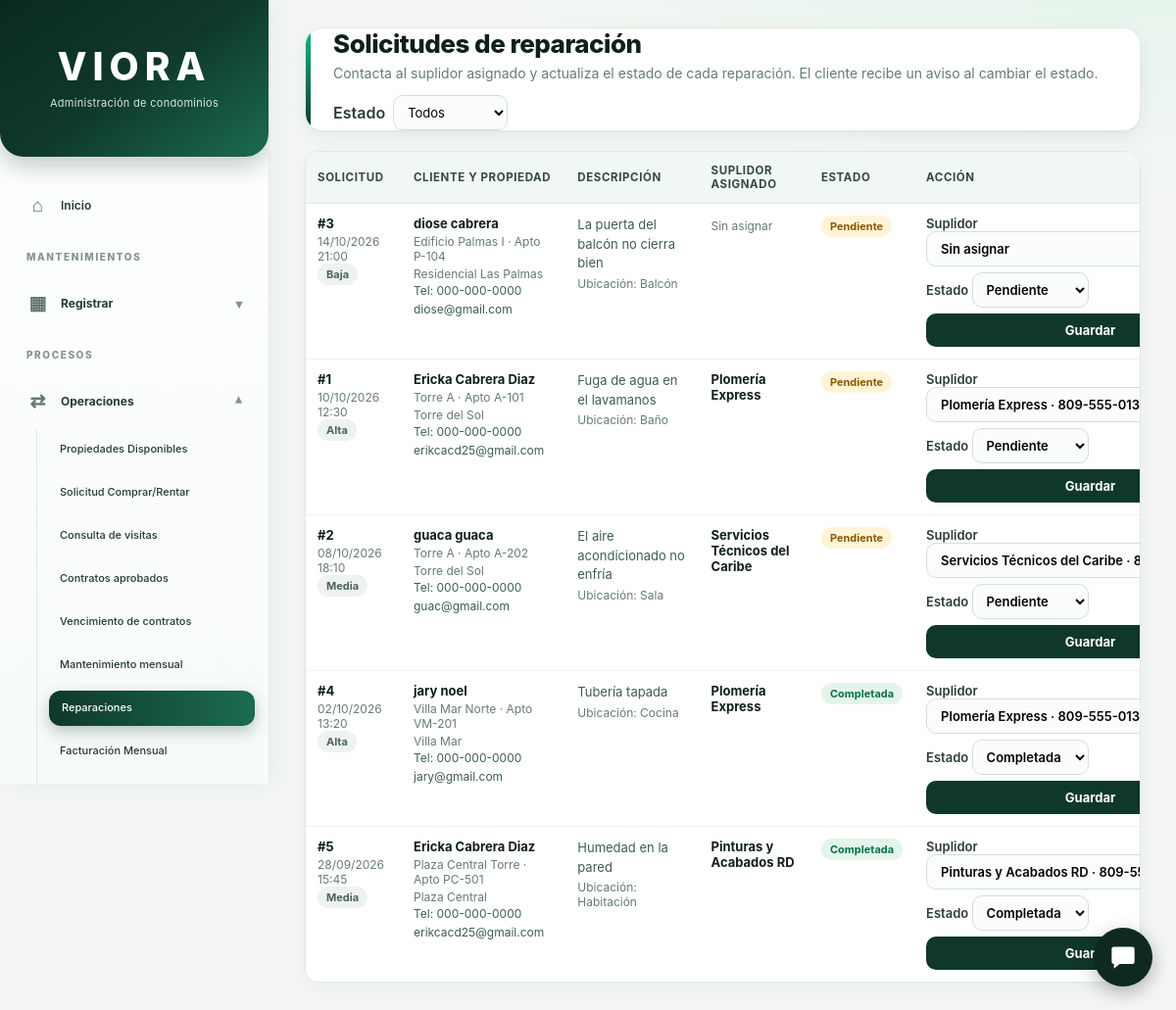
Screenshot of /Viora/mantenimientos/reparaciones.php (signed in) with the database file from the repository.
### tables this page shows
CREATE TABLE `solicitud_mantenimiento` (
  `id_solicitudes` bigint(20) NOT NULL,
  `apartamento_id` bigint(20) NOT NULL,
  `persona_id` bigint(20) NOT NULL,
  `suplidor_id` bigint(20) DEFAULT NULL,
  `descripcion` text NOT NULL,
  `ubicacion` varchar(150) DEFAULT NULL,
  `prioridad` varchar(30) DEFAULT 'Media',
  `estado` varchar(30) DEFAULT 'Pendiente',
  `fecha_solicitud` timestamp NOT NULL DEFAULT current_timestamp(),
  `activo` tinyint(1) DEFAULT 1
);

CREATE TABLE `persona` (
  `id_personas` bigint(20) NOT NULL,
  `nombres` varchar(100) NOT NULL,
  `apellidos` varchar(100) NOT NULL,
  `cedula` varchar(20) DEFAULT NULL,
  `correo` varchar(120) DEFAULT NULL,
  `telefono` varchar(40) DEFAULT NULL,
  `direccion` varchar(255) DEFAULT NULL,
  `fecha_registro` timestamp NOT NULL DEFAULT current_timestamp(),
  `activo` tinyint(1) DEFAULT 1
);

CREATE TABLE `edificio` (
  `id_edificios` bigint(20) NOT NULL,
  `condominio_id` bigint(20) NOT NULL,
  `nombre` varchar(100) NOT NULL,
  `cantidad_pisos` int(11) DEFAULT NULL,
  `estado` varchar(30) DEFAULT 'Activo',
  `activo` tinyint(1) DEFAULT 1
);

CREATE TABLE `apartamento` (
  `id_apartamentos` bigint(20) NOT NULL,
  `edificio_id` bigint(20) NOT NULL,
  `numero` varchar(20) NOT NULL,
  `piso` int(11) DEFAULT NULL,
  `habitaciones` int(11) DEFAULT NULL,
  `banos` int(11) DEFAULT NULL,
  `metros_cuadrados` decimal(10,2) DEFAULT NULL,
  `descripcion` text DEFAULT NULL,
  `estado` varchar(30) DEFAULT 'Disponible',
  `activo` tinyint(1) DEFAULT 1,
  `imagen` varchar(255) DEFAULT NULL,
  `precio_alquiler` decimal(12,2) DEFAULT NULL,
  `disponible` tinyint(1) DEFAULT 1,
  `tipo_operacion` enum('Alquiler','Venta','Ambos') NOT NULL DEFAULT 'Alquiler',
  `precio_venta` decimal(14,2) DEFAULT NULL
);

CREATE TABLE `condominio` (
  `id_condominios` bigint(20) NOT NULL,
  `nombre` varchar(100) NOT NULL,
  `descripcion` text DEFAULT NULL,
  `direccion` varchar(255) NOT NULL,
  `ciudad` varchar(100) DEFAULT NULL,
  `provincia` varchar(100) DEFAULT NULL,
  `estado` varchar(30) DEFAULT 'Activo',
  `activo` tinyint(1) DEFAULT 1
);

CREATE TABLE `suplidor` (
  `id_suplidores` bigint(20) NOT NULL,
  `nombre` varchar(150) NOT NULL,
  `rnc` varchar(30) DEFAULT NULL,
  `telefono` varchar(40) DEFAULT NULL,
  `correo` varchar(120) DEFAULT NULL,
  `direccion` varchar(255) DEFAULT NULL,
  `activo` tinyint(1) DEFAULT 1
);

### Viora/mantenimientos/reparaciones_servicio.php (called while the page is built, shortened)
<?php
function rep_esc($valor)
{
    return htmlspecialchars((string)($valor ?? ''), ENT_QUOTES, 'UTF-8');
}

### Viora/mantenimientos/reparaciones.php (the view, shortened to what this page needs)
<?php
require_once __DIR__ . '/../conf/conexion.php';
require_once __DIR__ . '/reparaciones_servicio.php';
try {
    $filtroEstado = (string)($_GET['estado'] ?? '');
    $sql = "SELECT sm.id_solicitudes, sm.descripcion, sm.ubicacion, sm.prioridad, sm.estado, sm.fecha_solicitud, sm.suplidor_id,
            p.nombres, p.apellidos, p.telefono AS telefono_cliente, p.correo AS correo_cliente,
            a.numero, e.nombre AS edificio, c.nombre AS condominio, s.nombre AS suplidor
        FROM solicitud_mantenimiento sm
        INNER JOIN persona p ON p.id_personas = sm.persona_id
        INNER JOIN apartamento a ON a.id_apartamentos = sm.apartamento_id
        INNER JOIN edificio e ON e.id_edificios = a.edificio_id
        INNER JOIN condominio c ON c.id_condominios = e.condominio_id
        LEFT JOIN suplidor s ON s.id_suplidores = sm.suplidor_id
        WHERE sm.activo = 1";
    if ($filtroEstado !== '') {
        $stmt = $conexion->prepare($sql . ' AND sm.estado = ? ORDER BY sm.fecha_solicitud DESC LIMIT 300');
        $stmt->bind_param('s', $filtroEstado);
    } else {
        $stmt = $conexion->prepare($sql . ' ORDER BY sm.fecha_solicitud DESC LIMIT 300');
    }
    $stmt->execute();
    $solicitudes = $stmt->get_result()->fetch_all(MYSQLI_ASSOC);
    $suplidores = $conexion->query('SELECT id_suplidores, nombre, telefono, correo FROM suplidor WHERE activo = 1 ORDER BY nombre')->fetch_all(MYSQLI_ASSOC);
} catch (Throwable $error) {
    error_log('VIORA reparaciones: ' . $error->getMessage());
    http_response_code(500);
    exit('No se pudieron cargar las reparaciones. Revisa el registro de errores de PHP.');
}
$claseEstado = static function ($estado) {
    return strtolower(str_replace(' ', '-', (string)$estado));
};
?>
<!DOCTYPE html>
<html lang="es">
<head>
    <link rel="stylesheet" href="../estilos/styleP.css?v=12">
</head>
<body>
<div class="diseño">
    <?php $menuActivo = 'reparaciones'; include __DIR__ . '/menu_lateral.php'; ?>
    <main class="rep-contenido">
        <header class="rep-cabecera">
            <div>
                <h1>Solicitudes de reparación</h1>
                <p>Contacta al suplidor asignado y actualiza el estado de cada reparación. El cliente recibe un aviso al cambiar el estado.</p>
            </div>
            <form method="get" class="rep-filtro">
                <label for="estado">Estado</label>
                <select id="estado" name="estado" onchange="this.form.submit()">
                    <option value="">Todos</option>
                </select>
            </form>
        </header>
        <div class="rep-tabla-wrap">
            <?php if (!$solicitudes): ?>
                <p class="rep-vacio">No hay solicitudes de reparación<?= $filtroEstado !== '' ? ' en estado ' . rep_esc($filtroEstado) : '' ?>.</p>
            <?php else: ?>
                <table class="rep-tabla">
                    <thead>
                        <tr>
                            <th>Solicitud</th>
                            <th>Cliente y propiedad</th>
                            <th>Descripción</th>
                            <th>Suplidor asignado</th>
                            <th>Estado</th>
                            <th>Acción</th>
                        </tr>
                    </thead>
                    <tbody>
                        <?php foreach ($solicitudes as $s): ?>
                            <tr>
                                <td>
                                    <strong>#<?= (int)$s['id_solicitudes'] ?></strong>
                                    <span class="rep-meta"><?= rep_esc(date('d/m/Y H:i', strtotime($s['fecha_solicitud']))) ?></span>
                                    <span class="rep-badge <?= rep_esc($claseEstado($s['prioridad'])) ?>"><?= rep_esc($s['prioridad']) ?></span>
                                </td>
                                <td>
                                    <strong><?= rep_esc($s['nombres'] . ' ' . $s['apellidos']) ?></strong>
                                    <span class="rep-meta"><?= rep_esc($s['edificio'] . ' · Apto ' . $s['numero']) ?></span>
                                    <span class="rep-meta"><?= rep_esc($s['condominio']) ?></span>
                                    <div class="rep-contacto">
                                        <?= $s['telefono_cliente'] ? 'Tel: ' . rep_esc($s['telefono_cliente']) . '<br>' : '' ?>
                                        <?= $s['correo_cliente'] ? rep_esc($s['correo_cliente']) : '' ?>
                                    </div>
                                </td>
                                <td>
                                    <div class="rep-descripcion"><?= nl2br(rep_esc($s['descripcion'])) ?></div>
                                    <?php if ($s['ubicacion']): ?><span class="rep-meta">Ubicación: <?= rep_esc($s['ubicacion']) ?></span><?php endif; ?>
                                </td>
                                <td>
                                    <?php if ($s['suplidor']): ?>
                                        <strong><?= rep_esc($s['suplidor']) ?></strong>
                                    <?php else: ?>
                                        <span class="rep-meta">Sin asignar</span>
                                    <?php endif; ?>
                                </td>
                                <td>
                                    <span class="rep-badge <?= rep_esc($claseEstado($s['estado'])) ?>"><?= rep_esc($s['estado']) ?></span>
                                </td>
                                <td>
                                    <form method="post" action="reparaciones.php<?= $filtroEstado !== '' ? '?estado=' . rep_esc(urlencode($filtroEstado)) : '' ?>" class="rep-accion">
                                        <label>
                                            Suplidor
                                            <select name="suplidor_id">
                                                <option value="0">Sin asignar</option>
                                                <?php foreach ($suplidores as $sup): ?>
                                                    <option value="<?= (int)$sup['id_suplidores'] ?>" <?= (int)$s['suplidor_id'] === (int)$sup['id_suplidores'] ? 'selected' : '' ?>>
                                                        <?= rep_esc($sup['nombre']) ?><?= $sup['telefono'] ? ' · ' . rep_esc($sup['telefono']) : '' ?>
                                                    </option>
                                                <?php endforeach; ?>
                                            </select>
                                        </label>
                                        <label>
                                            Estado
                                            <select name="estado">
                                                <?php foreach (REP_ESTADOS_REPARACION as $opcion): ?>
                                                    <option value="<?= rep_esc($opcion) ?>" <?= $s['estado'] === $opcion ? 'selected' : '' ?>><?= rep_esc($opcion) ?></option>
                                                <?php endforeach; ?>
                                            </select>
                                        </label>
                                        <button type="submit" class="rep-boton">Guardar</button>
                                    </form>
                                </td>
                            </tr>
                        <?php endforeach; ?>
                    </tbody>
                </table>
            <?php endif; ?>
        </div>
    </main>
</div>
</body>
</html>

### Viora/estilos/styleP.css (style rules this page uses)
:root { --fondo: #f4f5f7; --panel: #ffffff; --texto: #111827; --tenue: #6b7280; --borde: #e5e7eb; --sombra: 0 4px 20px rgba(0, 0, 0, .04); --lateral-fondo: #ffffff; --lateral-texto: #374151; --lateral-hover: #f3f4f6; --lateral-activo: #0f291e; --lateral-activo-texto: #ffffff; --color-primario: #0f291e; --verde-esmeralda: #10b981; }
*, *::before, *::after { box-sizing: border-box; }
html, body { height: 100%; margin: 0; padding: 0; }
body { font-family: -apple-system, BlinkMacSystemFont, "Segoe UI", Roboto, Helvetica, Arial, sans-serif; color: var(--texto); background: var(--fondo); -webkit-font-smoothing: antialiased; }
.diseño { display: flex; min-height: 100vh; }
:root { --viora-verde: #0F382B; --viora-verde-hover: #185743; --viora-verde-claro: #E3F4EC; --viora-texto: #233B34; --viora-gris: #84938C; --viora-borde: #E7EDE9; }
.diseño { display: flex; min-height: 100vh; width: 100%; }

### Viora/estilos/moderno.css (style rules this page uses)
:root { --m-bg: #f3f6f4; --m-panel: #ffffff; --m-texto: #0f1f19; --m-tenue: #66756e; --m-borde: #e3e9e5; --m-primario: #0f382b; --m-primario-2: #185743; --m-acento: #10b981; --m-radio: 14px; --m-sombra: 0 1px 2px rgba(15, 56, 43, .04), 0 6px 20px rgba(15, 56, 43, .06); --m-sombra-h: 0 2px 4px rgba(15, 56, 43, .06), 0 14px 32px rgba(15, 56, 43, .12); --fondo: var(--m-bg); --borde: var(--m-borde); --sombra: var(--m-sombra); }
body { font-family: "Inter", "Segoe UI", system-ui, -apple-system, Roboto, Helvetica, Arial, sans-serif; background: radial-gradient(1200px 500px at 100% -10%, #dff3e8 0%, transparent 60%), var(--m-bg); background-attachment: fixed; color: var(--m-texto); }
.diseño main { padding: 28px 36px; animation: m-entrada .35s ease both; }
.diseño main > header, .contenido__superior { padding-left: 28px; padding-right: 24px; background: var(--m-panel); border: 1px solid var(--m-borde); border-radius: 18px; box-shadow: var(--m-sombra); position: relative; overflow: hidden; }
.diseño main > header::before, .contenido__superior::before { content: ""; position: absolute; inset: 0 auto 0 0; width: 5px; background: linear-gradient(180deg, var(--m-acento), var(--m-primario)); }
.diseño main h1, .diseño main .titulo { letter-spacing: -.5px; font-weight: 800; color: var(--m-texto); }
.diseño main button, .diseño main .btn, .diseño main [class*="btn"], .diseño main a.boton, .diseño main input[type="submit"] { font-family: inherit; border-radius: 10px; transition: transform .15s, box-shadow .2s, background .2s, filter .2s; }
.diseño main input:not([type="checkbox"]):not([type="radio"]):not([type="submit"]):not([type="button"]), .diseño main select, .diseño main textarea { font-family: inherit; border: 1px solid #d5ded9; border-radius: 10px; background: #fbfdfc; transition: border-color .2s, box-shadow .2s, background .2s; }
.diseño main label { font-weight: 600; color: #2b3d35; }
.diseño main table { border-collapse: separate; border-spacing: 0; width: 100%; }
.diseño main thead th, .diseño main table th { background: #f1f7f4; color: #34493f; font-size: 11.5px; letter-spacing: .6px; text-transform: uppercase; font-weight: 700; border-bottom: 1px solid var(--m-borde); }
.diseño main table td { border-bottom: 1px solid #eef2ef; }
.diseño main tbody tr { transition: background .15s; }
.diseño main [class*="badge"], .diseño main [class*="estado"], .diseño main [class*="chip"], .diseño main .indicador { border-radius: 999px; }

### rows the page displays
solicitud_mantenimiento: id_solicitudes "3", fecha_solicitud "14/10/2026 21:00", prioridad "Baja", persona.apellidos "diose cabrera", edificio.nombre "Edificio Palmas I · Apto P-104", condominio.nombre "Residencial Las Palmas", persona.telefono "000-000-0000", persona.correo "diose@gmail.com", descripcion "La puerta del balcón no cierra bien", ubicacion "Balcón", shows "Sin asignar", estado "Pendiente"
solicitud_mantenimiento: id_solicitudes "1", fecha_solicitud "10/10/2026 12:30", prioridad "Alta", persona.apellidos "Ericka Cabrera Diaz", edificio.nombre "Torre A · Apto A-101", condominio.nombre "Torre del Sol", persona.telefono "000-000-0000", persona.correo "erikcacd25@gmail.com", descripcion "Fuga de agua en el lavamanos", ubicacion "Baño", suplidor.nombre "Plomería Express", estado "Pendiente", suplidor_id "Plomería Express · 809-555-0133"
solicitud_mantenimiento: id_solicitudes "2", fecha_solicitud "08/10/2026 18:10", prioridad "Media", persona.apellidos "guaca guaca", edificio.nombre "Torre A · Apto A-202", condominio.nombre "Torre del Sol", persona.telefono "000-000-0000", persona.correo "guac@gmail.com", descripcion "El aire acondicionado no enfría", ubicacion "Sala", suplidor.nombre "Servicios Técnicos del Caribe", estado "Pendiente", suplidor_id "Servicios Técnicos del Caribe · 809-555-0111"
solicitud_mantenimiento: id_solicitudes "4", fecha_solicitud "02/10/2026 13:20", prioridad "Alta", persona.apellidos "jary noel", edificio.nombre "Villa Mar Norte · Apto VM-201", condominio.nombre "Villa Mar", persona.telefono "000-000-0000", persona.correo "jary@gmail.com", descripcion "Tubería tapada", ubicacion "Cocina", suplidor.nombre "Plomería Express", estado "Completada", suplidor_id "Plomería Express · 809-555-0133"
solicitud_mantenimiento: id_solicitudes "5", fecha_solicitud "28/09/2026 15:45", prioridad "Media", persona.apellidos "Ericka Cabrera Diaz", edificio.nombre "Plaza Central Torre · Apto PC-501", condominio.nombre "Plaza Central", persona.telefono "000-000-0000", persona.correo "erikcacd25@gmail.com", descripcion "Humedad en la pared", ubicacion "Habitación", suplidor.nombre "Pinturas y Acabados RD", estado "Completada", suplidor_id "Pinturas y Acabados RD · 809-555-0144"

### other values shown
form field estado "Pendiente"
form field estado "Completada"
